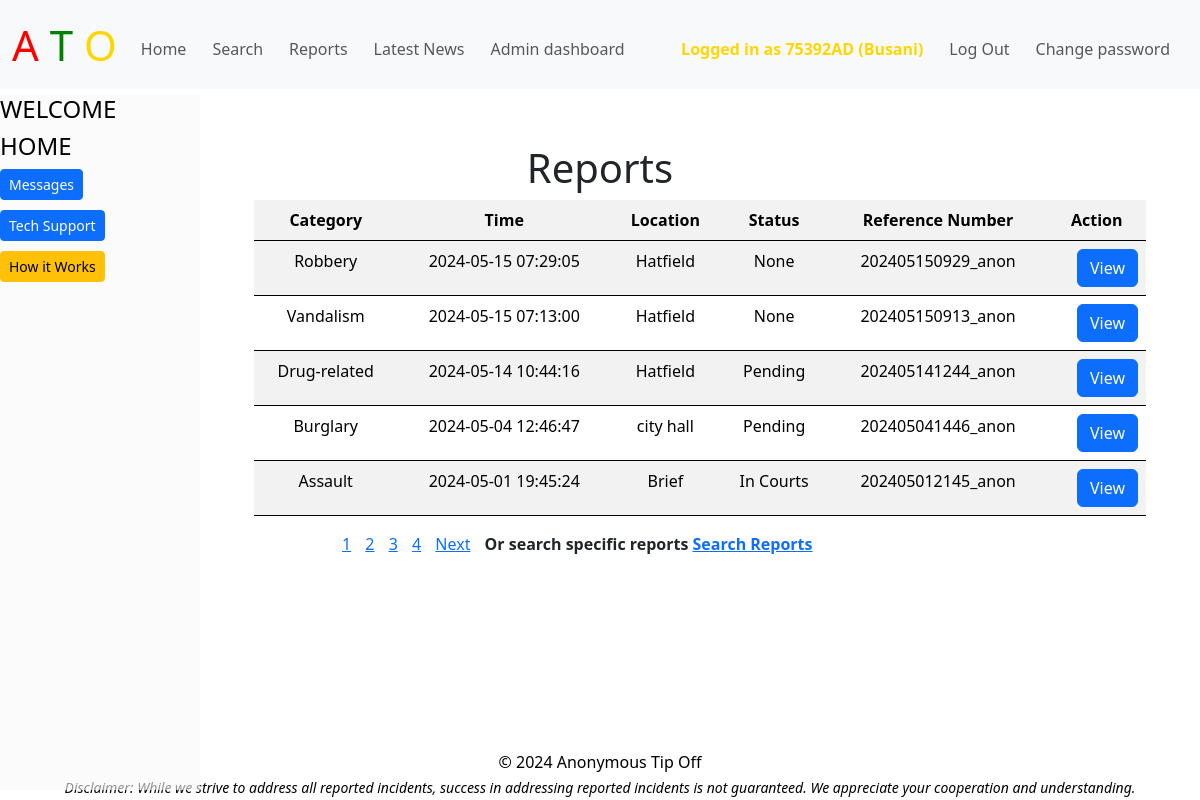
/report_details (signed in), run on the app's committed database.
### tables this page shows
CREATE TABLE reports (
    id INTEGER PRIMARY KEY AUTOINCREMENT,
    timestamp TIMESTAMP DEFAULT CURRENT_TIMESTAMP,
    category TEXT CHECK(category IN ('Theft', 'Vandalism', 'Assault', 'Burglary', 'Robbery', 'Harassment', 'Drug-related', 'Fraud', 'Suspect Spotted', 'Other')),
    description TEXT,
    location TEXT,
    reference_number TEXT,
    status TEXT,
    assigned_to TEXT,
    processed_by TEXT,
    priority TEXT,
    attachments TEXT,
    photos BLOB,
    anonymous BOOLEAN DEFAULT 0,
    opened BOOLEAN DEFAULT 0
);

### admin_app/app_admin.py (the view)
@app.route('/report_details')
@login_required
def report_details():
    page = int(request.args.get('page', 1))
    per_page = 5
    offset = (page - 1) * per_page
    reports = db.execute("SELECT id, description, category, location, timestamp, reference_number, status FROM reports ORDER BY timestamp DESC LIMIT ? OFFSET ?", per_page, offset)
    log_activity(db, session.get("user_id"), session.get("username"), "view_reports", f"Viewed report details for page {page}")
    total_reports = db.execute("SELECT COUNT(*) FROM reports")[0]["COUNT(*)"]
    total_pages = (total_reports + per_page - 1) // per_page
    return render_template('report_details.html', reports=reports, page=page, total_pages=total_pages)

### admin_app/app_admin.py (called while the page is built)
def log_activity(db, user_id, username, action_type, details=None):
    timestamp = datetime.now().strftime('%Y-%m-%d %H:%M:%S')
    user_id = session.get("user_id", "Anonymous")
    username = session.get("username", "Anonymous")
    db.execute("INSERT INTO audit_trail (timestamp, user_id, username, action_type, details) VALUES (?, ?, ?, ?, ?)",
           timestamp, user_id, username, action_type, details)

### admin_app/helpers.py (called while the page is built)
def login_required(f):
    @wraps(f)
    def decorated_function(*args, **kwargs):
        if session.get("user_id") is None:
            return redirect("/login")
        return f(*args, **kwargs)
    return decorated_function

### admin_app/templates/report_details.html (shortened to what this page needs)
{% extends "layout.html" %}
{% block main %}
<div class="container mt-5" >
    <h1 class="text-center">Reports</h1>
    <div class="table-container" style="margin-left: 200px;" >
        <table class="reports-table table table-striped"
            <thead>
                <tr>
                    <th>Category</th>
                    <th>Time</th>
                    <th>Location</th>
                    <th>Status</th>
                    <th>Reference Number</th>
                    <th>Action</th>
                </tr>
            <tbody>
                {% for report in reports %}
                <tr>
                    <td>{{ report.category }}</td>
                    <td>{{ report.timestamp }}</td>
                    <td>{{ report.location }}</td>
                    <td>{{ report.status }}</td>
                    <td>{{ report.reference_number }}</td>
                    <td>
                        <a href="{{ url_for('view_report', report_id=report.id) }}" class="btn btn-primary">View</a>
                    </td>
                </tr>
                {% endfor %}
            </tbody>
        </table>
    </div>
</div>
<div class="pagination mt-3 text-center" style="margin-left: 300px;">
    <ul>
        {% for p in range(1, total_pages + 1) %}
        <li {% if p == page %}class="active"{% endif %}><a href="{{ url_for('report_details', page=p) }}">{{ p }}</a></li>
        {% endfor %}
        {% if page < total_pages %}
        <li><a href="{{ url_for('report_details', page=page+1) }}">Next</a></li>
        {% endif %}
        <li> <strong>Or search specific reports</strong>
            <a href="{{ url_for('search_reports') }}"><strong>Search Reports</strong></a>
        </li>
    </ul>
</div>
{% endblock %}

### admin_app/templates/layout.html (shortened to what this page needs)
<!DOCTYPE html>
<html lang="en">
<head>
    <link href="https://cdn.jsdelivr.net/npm/bootstrap@5.3.2/dist/css/bootstrap.min.css" rel="stylesheet">
    <link href="/static/styles.css" rel="stylesheet">
</head>
<body>
<nav class="navbar navbar-expand-md navbar-light bg-light">
    <div class="container-fluid">
        <a class="navbar-brand" href="/" style="font-size: 42px;">
            <span style="color: red;">A</span>
            <span style="color: green;">T</span>
            <span style="color: gold;">O</span>
        </a>
        <div class="collapse navbar-collapse" id="navbar">
            {% if session["user_id"] %}
                <ul class="navbar-nav me-auto mt-2">
                    <li class="nav-item"><a class="nav-link" href="/">Home</a></li>
                    <li class="nav-item"><a class="nav-link" href="/search">Search</a></li>
                    <li class="nav-item"><a class="nav-link" href="/report_details">Reports</a></li>
                    <li class="nav-item"><a class="nav-link" href="/headlines">Latest News</a></li>
                    {% if 'AD' in session['username'] %}
                    <li class="nav-item"><a class="nav-link" href="/dashboard">Admin dashboard</a></li>
                    {% endif %}
                </ul>
                <ul class="navbar-nav ms-auto mt-2">
                    <li class="nav-item"><span class="nav-link" style="color: gold;"><strong>Logged in as {{ session["username"] }} ({{ session["full_name"] }})</strong></span></li>
                    <li class="nav-item"><a class="nav-link" href="/logout">Log Out</a></li>
                    <li class="nav-item"><a class="nav-link" href="/change_password">Change password</a></li>
                </ul>
            {% else %}
                <ul class="navbar-nav ms-auto mt-2">
                    <li class="nav-item"><a class="nav-link" href="/login">Log In</a></li>
                </ul>
            {% endif %}
        </div>
    </div>
</nav>
{% set messages = get_flashed_messages() %}
<main class="container py-5">
    <div class="row">
        <div class="col-md-3">
            <div class="sidebar" style="margin-right: 0px; color: black;">
                <h1 style="font-size: 24px;">WELCOME</h1>
                <h2 style="font-size: 24px;">HOME</h2>
                <li><a href="/messages" class="btn btn-primary btn-sm btn-block" style="margin-bottom: 10px;">Messages</a></li>
                <li><a href="/support" class="btn btn-primary btn-sm btn-block" style="margin-bottom: 10px;">Tech Support</a></li>
                <li><a href="/faq" class="btn btn-warning btn-sm btn-block" style="margin-bottom: 10px;">How it Works</a></li>
            </div>
        </div>
<main class="container py-5 text-center">
    {% block main %}{% endblock %}
</main>
<nav class="bottom-nav text-center" style="height: 70px;">
    <div class="text justify" style="color: red;">
        <p>&copy; 2024 Anonymous Tip Off</p>
        <p><em><small>Disclaimer: While we strive to address all reported incidents, success in addressing reported incidents is not guaranteed. We appreciate your cooperation and understanding.</small></em></p>
    </div>
</nav>
</body>
</html>

### static/styles.css (style rules this page uses)
.navbar { position: fixed; top: 0; left: 0; width: 100%; background-color: rgba(255, 255, 255, 0.9); z-index: 10; }
.sidebar { position: fixed; top: 95px; left: 0; right:90px; bottom: 10px; width: 200px; background-color: rgba(248, 249, 250, 0.6); z-index: 10; overflow-y: auto; }
.bottom-nav { position: fixed; bottom: 0; left: 0; width: 100%; background-color: rgba(255, 255, 255, 0.6); color: #000; text-align: center; color: black; padding: 20px 0; z-index: -1; }
.bottom-nav p { margin: 0.25px 0; }
.bottom-nav small { font-style: italic; }
.text-center p { color: black; }
td:last-child { text-align: right; }
ul { list-style-type: none; margin: 0; padding: 0; }
li { display: inline-block; margin-right: 10px; }
th { padding: 10px; }
tr { border-bottom: 1px solid black; }

### data on the page
reports: category "Robbery", timestamp "2024-05-15 07:29:05", location "Hatfield", status "None", reference_number "202405150929_anon"
reports: category "Vandalism", timestamp "2024-05-15 07:13:00", location "Hatfield", status "None", reference_number "202405150913_anon"
reports: category "Drug-related", timestamp "2024-05-14 10:44:16", location "Hatfield", status "Pending", reference_number "202405141244_anon"
reports: category "Burglary", timestamp "2024-05-04 12:46:47", location "city hall", status "Pending", reference_number "202405041446_anon"
reports: category "Assault", timestamp "2024-05-01 19:45:24", location "Brief", status "In Courts", reference_number "202405012145_anon"

### other printed values
{{ session["username"] }} "75392AD"
{{ session["full_name"] }} "Busani"
{{ p }} "1" "2" "3" "4"
